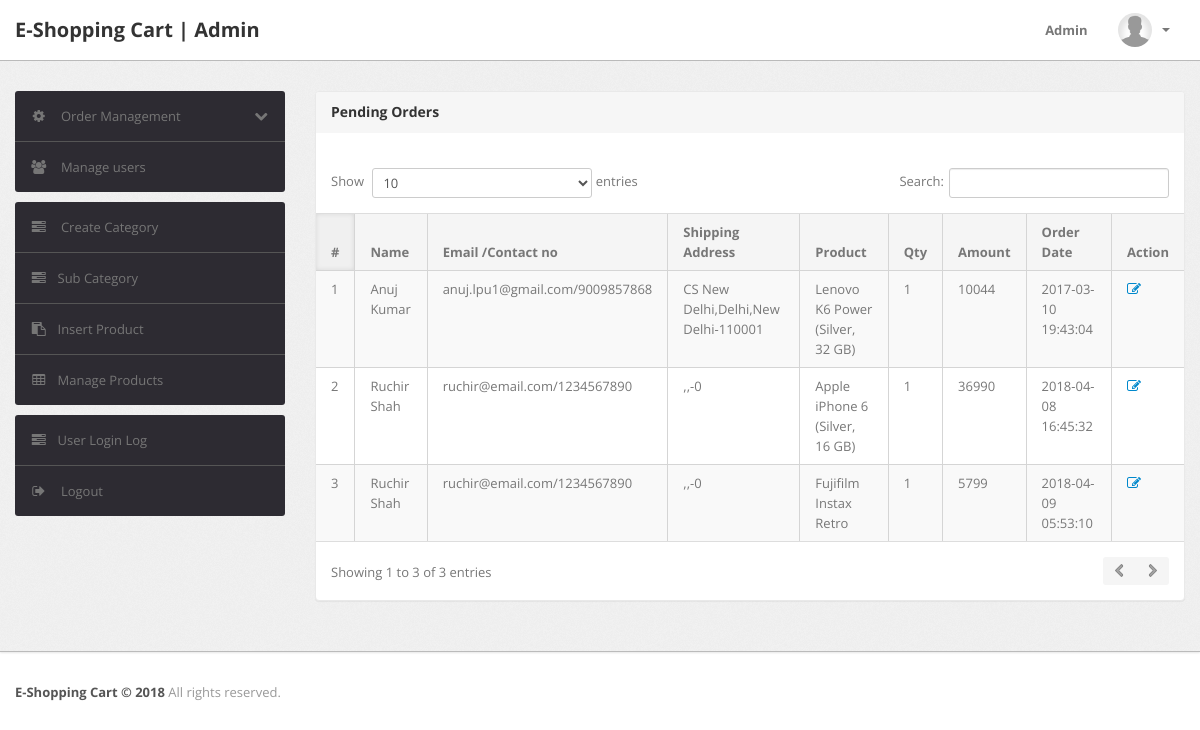
The app's page /admin/delivered-orders.php (signed in) with its own data.
### tables this page shows
CREATE TABLE IF NOT EXISTS `orders` (
  `id` int(11) NOT NULL AUTO_INCREMENT,
  `userId` int(11) NOT NULL,
  `productId` varchar(255) NOT NULL,
  `quantity` int(11) NOT NULL,
  `orderDate` timestamp NOT NULL DEFAULT CURRENT_TIMESTAMP,
  `paymentMethod` varchar(50) DEFAULT NULL,
  `orderStatus` varchar(55) DEFAULT NULL,
  PRIMARY KEY (`id`)
);

CREATE TABLE IF NOT EXISTS `users` (
  `id` int(11) NOT NULL AUTO_INCREMENT,
  `name` varchar(255) NOT NULL,
  `email` varchar(255) NOT NULL,
  `contactno` bigint(11) NOT NULL,
  `password` varchar(255) NOT NULL,
  `shippingAddress` longtext NOT NULL,
  `shippingState` varchar(255) NOT NULL,
  `shippingCity` varchar(255) NOT NULL,
  `shippingPincode` int(11) NOT NULL,
  `regDate` timestamp NOT NULL DEFAULT CURRENT_TIMESTAMP,
  `updationDate` varchar(255) NOT NULL,
  PRIMARY KEY (`id`)
);

CREATE TABLE IF NOT EXISTS `products` (
  `id` int(11) NOT NULL AUTO_INCREMENT,
  `category` int(11) NOT NULL,
  `subCategory` int(11) NOT NULL,
  `productName` varchar(255) NOT NULL,
  `productCompany` varchar(255) NOT NULL,
  `productPrice` int(11) NOT NULL,
  `productPriceBeforeDiscount` int(11) NOT NULL,
  `productDescription` longtext NOT NULL,
  `productImage1` varchar(255) NOT NULL,
  `productImage2` varchar(255) NOT NULL,
  `productImage3` varchar(255) NOT NULL,
  `shippingCharge` int(11) NOT NULL,
  `productAvailability` varchar(255) NOT NULL,
  `postingDate` timestamp NOT NULL DEFAULT CURRENT_TIMESTAMP,
  `updationDate` varchar(255) NOT NULL,
  PRIMARY KEY (`id`)
);

### admin/delivered-orders.php (the view, shortened to what this page needs)
<?php
if(strlen($_SESSION['alogin'])==0)
	{
header('location:index.php');
}
else{
?>
<!DOCTYPE html>
<html lang="en">
<head>
	<link type="text/css" href="bootstrap/css/bootstrap.min.css" rel="stylesheet">
	<link type="text/css" href="bootstrap/css/bootstrap-responsive.min.css" rel="stylesheet">
	<link type="text/css" href="css/theme.css" rel="stylesheet">
	<link type="text/css" href="images/icons/css/font-awesome.css" rel="stylesheet">
</head>
<body>
<?php include('include/header.php');?>
	<div class="wrapper">
		<div class="container">
			<div class="row">
<?php include('include/sidebar.php');?>
			<div class="span9">
					<div class="content">
	<div class="module">
							<div class="module-head">
								<h3>Pending Orders</h3>
							</div>
							<div class="module-body table">
									<br />
								<table cellpadding="0" cellspacing="0" border="0" class="datatable-1 table table-bordered table-striped	 display" >
									<thead>
										<tr>
											<th>#</th>
											<th> Name</th>
											<th width="50">Email /Contact no</th>
											<th>Shipping Address</th>
											<th>Product </th>
											<th>Qty </th>
											<th>Amount </th>
											<th>Order Date</th>
											<th>Action</th>
										</tr>
									</thead>
<tbody>
<?php
$st='Delivered';
$query=mysql_query("select users.name as username,users.email as useremail,users.contactno as usercontact,users.shippingAddress as shippingaddress,users.shippingCity as shippingcity,users.shippingState as shippingstate,users.shippingPincode as shippingpincode,products.productName as productname,products.shippingCharge as shippingcharge,orders.quantity as quantity,orders.orderDate as orderdate,products.productPrice as productprice,orders.id as id  from orders join users on  orders.userId=users.id join products on products.id=orders.productId where orders.orderStatus='$st'");
$cnt=1;
while($row=mysql_fetch_array($query))
{
?>
										<tr>
											<td><?php echo htmlentities($cnt);?></td>
											<td><?php echo htmlentities($row['username']);?></td>
											<td><?php echo htmlentities($row['useremail']);?>/<?php echo htmlentities($row['usercontact']);?></td>
											<td><?php echo htmlentities($row['shippingaddress'].",".$row['shippingcity'].",".$row['shippingstate']."-".$row['shippingpincode']);?></td>
											<td><?php echo htmlentities($row['productname']);?></td>
											<td><?php echo htmlentities($row['quantity']);?></td>
											<td><?php echo htmlentities($row['quantity']*$row['productprice']+$row['shippingcharge']);?></td>
											<td><?php echo htmlentities($row['orderdate']);?></td>
											<td>   <a href="javascript:void(0);" onClick="popUpWindow('http://localhost/shopping/admin/updateorder.php?oid=<?php echo htmlentities($row['id']);?>');" title="Update order"><i class="icon-edit"></i></a>
											</td>
											</tr>
										<?php $cnt=$cnt+1; } ?>
										</tbody>
								</table>
							</div>
						</div>
					</div>
				</div>
			</div>
		</div>
	</div>
<?php include('include/footer.php');?>
</body>
<?php } ?>

### records on screen
orders: userId.name "Anuj Kumar", userId.email "anuj.lpu1@gmail.com", userId.contactno "9009857868", userId.shippingPincode "CS New Delhi,Delhi,New Delhi-110001", productId.productName "Lenovo K6 Power (Silver, 32 GB)", quantity "1", $row['quantity']*$row['productprice']+$row['shippingcharge'] "10044", orderDate "2017-03-10 19:43:04"
orders: userId.name "Ruchir Shah", userId.email "ruchir@email.com", userId.contactno "1234567890", userId.shippingPincode ",,-0", productId.productName "Apple iPhone 6 (Silver, 16 GB)", quantity "1", $row['quantity']*$row['productprice']+$row['shippingcharge'] "36990", orderDate "2018-04-08 16:45:32"
orders: userId.name "Ruchir Shah", userId.email "ruchir@email.com", userId.contactno "1234567890", userId.shippingPincode ",,-0", productId.productName "Fujifilm Instax Retro", quantity "1", $row['quantity']*$row['productprice']+$row['shippingcharge'] "5799", orderDate "2018-04-09 05:53:10"
